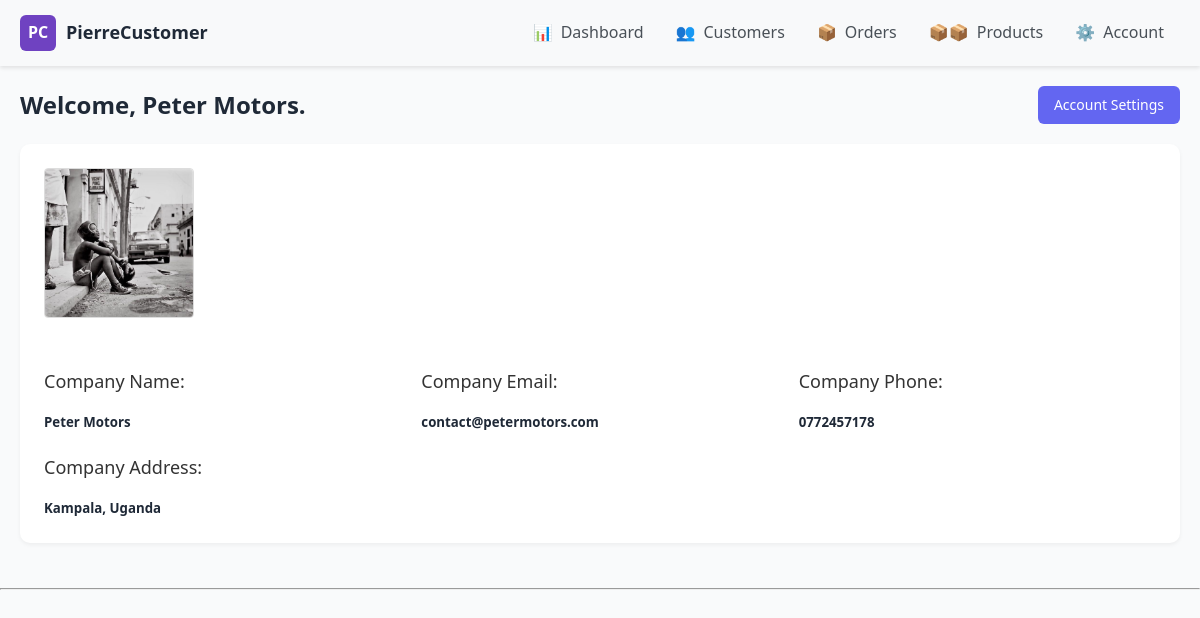
/settingsPage/, run on the app's committed database.
### pierre_CMS_App/models.py (models this page shows, shortened)
class AccountSettings(models.Model):
    company_name = models.CharField(max_length=200)
    company_logo = models.ImageField(null=True, blank=True, default='', help_text="Upload your company logo")
    company_email = models.EmailField(max_length=200, null=True)
    company_phone = models.CharField(max_length=200)
    company_address = models.CharField(max_length=200)

### pierre_CMS_App/views.py (the view)
# urls.py: path('settingsPage/', views.CompanyAccountSettings, name='settingsPage'),
def CompanyAccountSettings(request):
    settings = AccountSettings.objects.all()
    context = {
        'settings': settings,
    }
    return render(request, 'pierre_CMS_App/settingsPage.html', context)

### pierre_CMS_App/templates/pierre_CMS_App/settingsPage.html
{% extends "pierre_CMS_App/main.html" %}
{% block content %}
<div class="main">
    <div class="page-header">
        {% for setting in settings %}
            <h1 class="page-title">Welcome, {{setting.company_name}}.</h1>
        {% endfor %}
        <a class="btn btn-primary" href="{% url 'updateSettings' %}" style="text-decoration: none;">Account Settings</a>
    </div>
    <div class="card">
        <div class="tab-content">
            {% for setting in settings %}
                <div class="tab-pane active" id="company">
                    <div>
                        <div>
                            <div class="logo-preview">
                                <img src="{{setting.company_logo}}" alt="Company Logo">
                            </div>
                        </div>
                        <br>
                        <div class="form-grid">
                            <div>
                                <h3 class="section-title">Company Name:</h3>
                                <h5>{{setting.company_name}}</h5>
                            </div>
                            <div>
                                <h3 class="section-title">Company Email:</h3>
                                <h5>{{setting.company_email}}</h5>
                            </div>
                            <div>
                                <h3 class="section-title">Company Phone:</h3>
                                <h5>{{setting.company_phone}}</h5>
                            </div>
                            <div>
                                <h3 class="section-title">Company Address:</h3>
                                <h5>{{setting.company_address}}</h5>
                            </div>
                        </div>
                    </div>
                </div>
            {% endfor %}
        </div>
    </div>
</div>
{% endblock %}

### static/css/main.css (style rules this page uses)
:root { --primary: #6366f1; --primary-light: #818cf8; --primary-dark: #4f46e5; --accent: #f472b6; --light: #f9fafb; --dark: #1f2937; --gray: #9ca3af; --gray-light: #f3f4f6; }
* { margin: 0; padding: 0; box-sizing: border-box; font-family: 'Segoe UI', Tahoma, Geneva, Verdana, sans-serif; }
body { background-color: var(--light); color: var(--dark); line-height: 1.6; }
* { margin: 0; padding: 0; box-sizing: border-box; }
.main { flex: 1; padding: 20px; }
.page-header { display: flex; justify-content: space-between; align-items: center; margin-bottom: 20px; }
.page-title { margin: 0; font-size: 24px; font-weight: 600; }
.card { background-color: white; border-radius: 8px; box-shadow: 0 1px 3px rgba(0,0,0,0.1); padding: 24px; margin-bottom: 24px; }
.section-title { font-size: 18px; margin-bottom: 16px; font-weight: 500; color: #333; }
.form-grid { display: grid; grid-template-columns: repeat(auto-fill, minmax(300px, 1fr)); gap: 20px; }
.logo-preview { margin-bottom: 16px; }
.logo-preview img { max-width: 150px; max-height: 150px; border: 1px solid #ddd; border-radius: 4px; }
.btn { padding: 8px 16px; border-radius: 6px; font-size: 14px; font-weight: 500; cursor: pointer; display: inline-flex; align-items: center; border: none; transition: all 0.2s; }
.btn-primary { background-color: var(--primary); color: white; }
.card { background-color: white; border-radius: 10px; box-shadow: 0 2px 4px rgba(0,0,0,0.05); margin-bottom: 25px; overflow: hidden; }

### data on the page
AccountSettings: company_name "Peter Motors", company_logo (picture), company_email "contact@petermotors.com", company_phone "0772457178", company_address "Kampala, Uganda"
